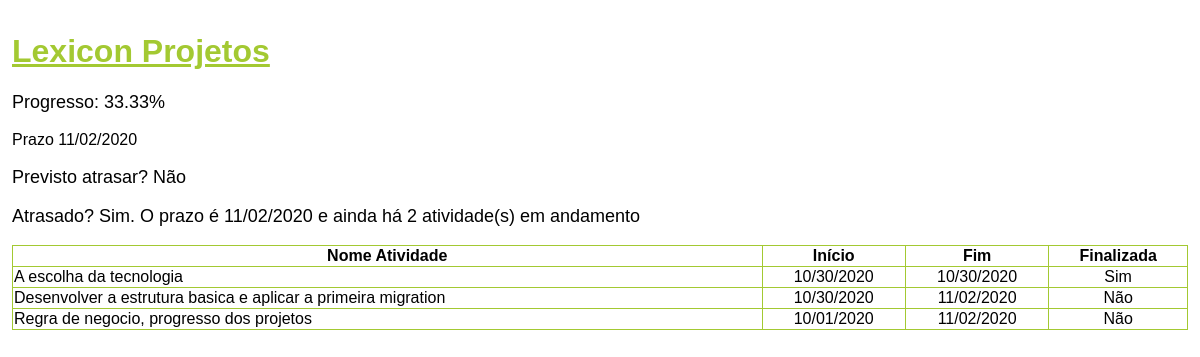
Screenshot of /projetos/1/ with the database file from the repository.
### projetos/models.py (models this page shows, shortened)
class Projetos(models.Model):
    nome_do_projeto = models.CharField(max_length=200)
    data_inicio = models.DateTimeField('Iniciado')
    data_fim = models.DateTimeField('Finalizado')
    class Meta:
        verbose_name_plural = "Projetos"

class Atividades(models.Model):
    id_projeto = models.ForeignKey(Projetos, on_delete=models.CASCADE)
    nome_atividade = models.CharField(max_length=200)
    data_inicio = models.DateTimeField('Iniciar')
    data_fim = models.DateTimeField('Finalizar')
    finalizada = models.BooleanField()
    class Meta:
        verbose_name_plural = "Atividades"

### projetos/views.py (the view)
# urls.py: path('<int:projetos_id>/', views.detail, name='detail'),
def detail(request, projetos_id):
    projeto = get_object_or_404(Projetos, pk=projetos_id)
    lista_atividades = projeto.atividades_set.all()
    quantidade_atividades = lista_atividades.count()
    atividades_finalizadas = projeto.atividades_set.filter(finalizada = True)
    quantidade_finalizadas = atividades_finalizadas.count()
    progresso = round(quantidade_finalizadas * 100 / quantidade_atividades, 2)
    list_atividade_maior_prazo = projeto.atividades_set.order_by('-data_fim')[:1]
    atividade_maior_prazo = list_atividade_maior_prazo.first()
    previsao_atrazo = atividade_maior_prazo.data_fim > projeto.data_fim
    atrasado = quantidade_atividades > quantidade_finalizadas and atividade_maior_prazo.data_fim < timezone.now()
    context = {
        'lista_atividades': lista_atividades,
        'quantidade_finalizadas': quantidade_finalizadas,
        'progresso': progresso,
        'projeto': projeto,
        'previsao_atrazo': previsao_atrazo,
        'atrasado': atrasado,
        'quantidade_atividades': quantidade_atividades,
        'atividade_maior_prazo_data_fim': atividade_maior_prazo.data_fim,
        'agora': timezone.now(),
        'quantidade_atividades_andamento': quantidade_atividades - quantidade_finalizadas,
    }
    return render(request, 'projetos/detail.html', context)

### projetos/templates/projetos/detail.html (shortened to what this page needs)
<!DOCTYPE html>
<html>
    <head>
        {% load static %}
        <link rel="stylesheet" type="text/css" href="{% static 'projetos/style.css' %}">
    </head>
    <body>
        <h1><a href="/projetos/">{{ projeto.nome_do_projeto }}</a></h1>
        <p>Progresso: {{ progresso }}%</p>
        <div>Prazo {{ atividade_maior_prazo_data_fim|date:"SHORT_DATE_FORMAT" }}</div>
        {% if previsao_atrazo %}<p>Previsto atrasar? Sim</p>{% else %}<p>Previsto atrasar? Não</p>{% endif %}
        {% if atrasado %}<p>Atrasado? Sim. O prazo é {{ atividade_maior_prazo_data_fim|date:"SHORT_DATE_FORMAT" }} e ainda há {{ quantidade_atividades_andamento }} atividade(s) em andamento </p>{% else %}<p>Atrasado? Não</p>{% endif %}
        {% if lista_atividades %}
        <table border="1" width="100%">
            <tr>
                <th>Nome Atividade</th>
                <th>Início</th>
                <th>Fim</th>
                <th>Finalizada</th>
            </tr>
            {% for atividade in lista_atividades %}
            <tr>
                <td>{{ atividade.nome_atividade }}</td>
                <td class="tdcentralizada">{{ atividade.data_inicio|date:"SHORT_DATE_FORMAT" }}</td>
                <td class="tdcentralizada">{{ atividade.data_fim|date:"SHORT_DATE_FORMAT" }}</td>
                {% if atividade.finalizada %}
                <td class="tdcentralizada">Sim</td>
                {% else %}
                <td class="tdcentralizada">Não</td>
                {% endif %}
            </tr>
            {% endfor %}
        </table>
        {% else %}
        <p>Nao ha atividades.</p>
        {% endif %}
    </body>
</html>

### projetos/static/projetos/style.css (style rules this page uses)
html, body, form { height: 100%; margin: 3px; padding: 3px; overflow: hidden; font-family: Arial, Helvetica, sans-serif }
h1, a { color: #A3C932; font-size: xx-large; }
p { font-size: large; }
table { border: #A3C932; border-collapse: collapse; }
.tdcentralizada { text-align: center; }

### rows the page displays
Projetos: nome_do_projeto "Lexicon Projetos"
Atividades: data_fim "11/02/2020", nome_atividade "Desenvolver a estrutura basica e aplicar a primeira migration", data_inicio "10/30/2020", finalizada "Não"
Atividades: nome_atividade "A escolha da tecnologia", data_inicio "10/30/2020", data_fim "10/30/2020", finalizada "Sim"
Atividades: nome_atividade "Regra de negocio, progresso dos projetos", data_inicio "10/01/2020", data_fim "11/02/2020", finalizada "Não"

### other values shown
{{ progresso }} "33.33"
{{ quantidade_atividades_andamento }} "2"
